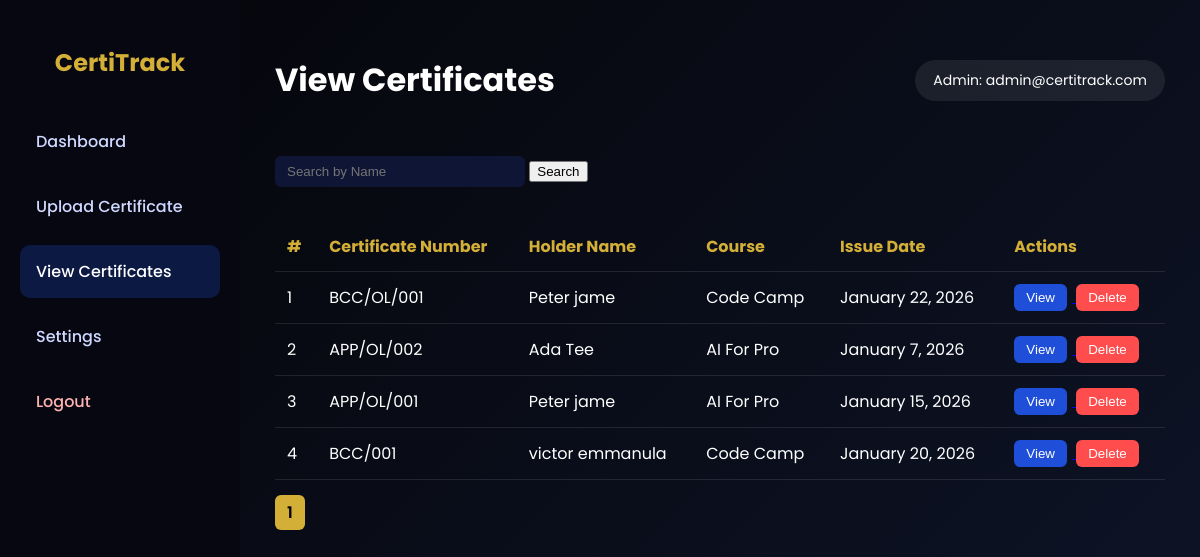
Page /admin/vcert.php (signed in) on the committed database.
### tables this page shows
CREATE TABLE `certificates` (
  `id` int(11) NOT NULL,
  `certificate_number` varchar(50) NOT NULL,
  `full_name` varchar(150) NOT NULL,
  `program` varchar(10) NOT NULL,
  `program_date` date NOT NULL,
  `created_at` timestamp NOT NULL DEFAULT current_timestamp()
);

### admin/vcert.php (the view, shortened to what this page needs)
<?php
include 'db.php';
$limit = 20;
$page = isset($_GET['page']) ? max(1, intval($_GET['page'])) : 1;
$offset = ($page - 1) * $limit;
$search = trim($_GET['search'] ?? '');
$where = "WHERE 1";
$totalRes = mysqli_query($conn, "SELECT COUNT(*) as total FROM certificates $where");
$totalRows = mysqli_fetch_assoc($totalRes)['total'];
$totalPages = ceil($totalRows / $limit);
$result = mysqli_query($conn, "SELECT id, certificate_number, full_name, program, program_date, created_at
                               FROM certificates $where
                               ORDER BY created_at DESC
                               LIMIT $offset, $limit");
?>
<!DOCTYPE html>
<html lang="en">
<head>
</head>
<body>
<div class="sidebar">
  <h2>CertiTrack</h2>
  <a href="admin_dashboard.php">Dashboard</a>
  <a href="upload.php">Upload Certificate</a>
  <a href="view_certificates.php" style="background:rgba(31,79,216,.25);color:#fff">View Certificates</a>
  <a href="#">Settings</a>
  <a href="logout.php" style="color:#ffb3b3">Logout</a>
</div>
<div class="main">
  <div class="topbar">
    <h1>View Certificates</h1>
    <div class="profile">Admin: <?php echo $_SESSION['admin']; ?></div>
  </div>
  <form method="GET" style="margin-bottom:15px;">
    <input type="text" name="search" class="search" placeholder="Search by Name" value="<?php echo htmlspecialchars($search); ?>">
    <button type="submit">Search</button>
  </form>
  <table>
      <thead>
        <tr>
          <th>#</th>
          <th>Certificate Number</th>
          <th>Holder Name</th>
          <th>Course</th>
          <th>Issue Date</th>
          <th>Actions</th>
        </tr>
      </thead>
   <tbody>
<?php
$i = $offset + 1;
while($row = mysqli_fetch_assoc($result)){
    $formattedDate = date("F j, Y", strtotime($row['program_date']));
    echo '<tr>';
    echo '<td>'.$i.'</td>';
    echo '<td>'.$row['certificate_number'].'</td>';
    echo '<td>'.$row['full_name'].'</td>';
    echo '<td>'.$row['program'].'</td>';
    echo '<td>'.$formattedDate.'</td>';
echo '<td>
        <a href="certificate.php?id='.urlencode($row['certificate_number']).'" target="_blank">
            <button class="download">View</button>
        </a>
        <a href="?delete_id='.$row['id'].'" onclick="return confirm(\'Are you sure to delete this certificate?\')">
            <button class="delete">Delete</button>
        </a>
      </td>';
    echo '</tr>';
    $i++;
}
?>
</tbody>
  </table>
  <div class="pagination">
    <?php
    for($p=1;$p<=$totalPages;$p++){
        $active = ($p == $page) ? 'active' : '';
        $link = 'view_certificates.php?page='.$p;
        echo '<a class="'.$active.'" href="'.$link.'">'.$p.'</a>';
    }
    ?>
  </div>
</div>
</body>
</html>

### admin/vcert.php (style rules this page uses)
:root { --black:#0b0b0d;--dark:#0f1433;--blue:#1f4fd8;--gold:#d4af37;--white:#fff }
* { box-sizing:border-box }
body { margin:0;font-family:Poppins,sans-serif;background:linear-gradient(135deg,#050509,#0d1325);color:#fff }
.sidebar { width:240px;height:100vh;position:fixed;background:#070711;padding:25px 20px }
.sidebar h2 { color:var(--gold);text-align:center;margin-bottom:35px }
.sidebar a { display:block;padding:14px 16px;margin-bottom:12px;color:#cfd8ff;text-decoration:none;border-radius:10px;font-weight:500 }
.main { margin-left:240px;padding:35px }
.topbar { display:flex;justify-content:space-between;align-items:center;margin-bottom:30px }
.profile { background:rgba(255,255,255,.08);padding:10px 18px;border-radius:30px;font-size:14px }
table { width:100%;border-collapse:collapse;margin-top:20px }
th,td { padding:12px;text-align:left;border-bottom:1px solid rgba(255,255,255,0.1) }
th { color:var(--gold) }
button.download { padding:6px 12px; border:none; color:#fff; border-radius:6px; cursor:pointer; background:var(--blue); margin-right:5px; }
button.delete { padding:6px 12px; border:none; color:#fff; border-radius:6px; cursor:pointer; background:#ff4d4d; }
input.search { padding:8px 12px;margin-bottom:15px;width:250px;border-radius:6px;border:none;background:#0e1535;color:#fff }
.pagination { margin-top:20px }
.pagination a { padding:6px 12px;margin-right:5px;background:#1f4fd8;color:#fff;text-decoration:none;border-radius:6px }
.pagination a.active { background:#d4af37;color:#000;font-weight:600 }

### rows in the picture
certificates: certificate_number "BCC/OL/001", full_name "Peter jame", program "Code Camp", program_date "January 22, 2026"
certificates: certificate_number "APP/OL/002", full_name "Ada Tee", program "AI For Pro", program_date "January 7, 2026"
certificates: certificate_number "APP/OL/001", full_name "Peter jame", program "AI For Pro", program_date "January 15, 2026"
certificates: certificate_number "BCC/001", full_name "victor emmanula", program "Code Camp", program_date "January 20, 2026"

### other values in the picture
$_SESSION['admin'] "admin@certitrack.com"
